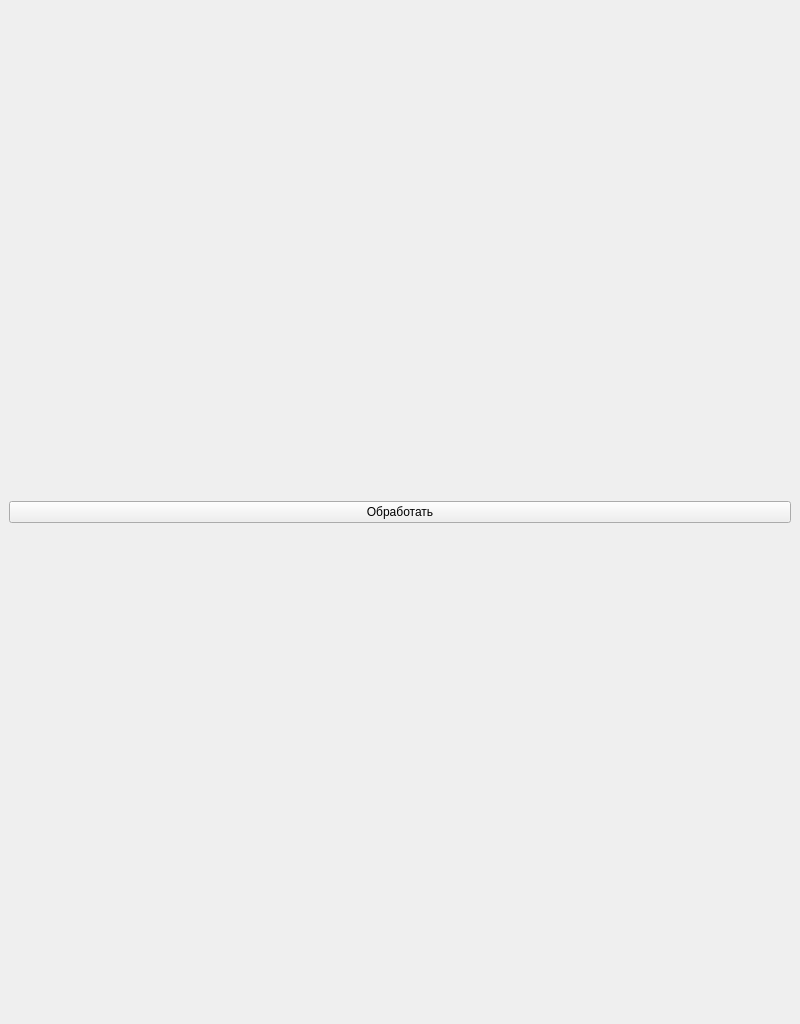
<?xml version="1.0" encoding="UTF-8"?>
<ui version="4.0">
 <class>MainWindow</class>
 <widget class="QMainWindow" name="MainWindow">
  <property name="geometry">
   <rect>
    <x>0</x>
    <y>0</y>
    <width>800</width>
    <height>1024</height>
   </rect>
  </property>
  <property name="windowTitle">
   <string>Поиск дефектов стали</string>
  </property>
  <widget class="QWidget" name="centralwidget">
   <layout class="QVBoxLayout" name="verticalLayout_2">
    <item>
     <widget class="QPushButton" name="open_btn">
      <property name="text">
       <string>Обработать</string>
      </property>
     </widget>
    </item>
    <item>
     <layout class="QVBoxLayout" name="target_layout"/>
    </item>
   </layout>
  </widget>
 </widget>
 <resources/>
 <connections/>
</ui>
